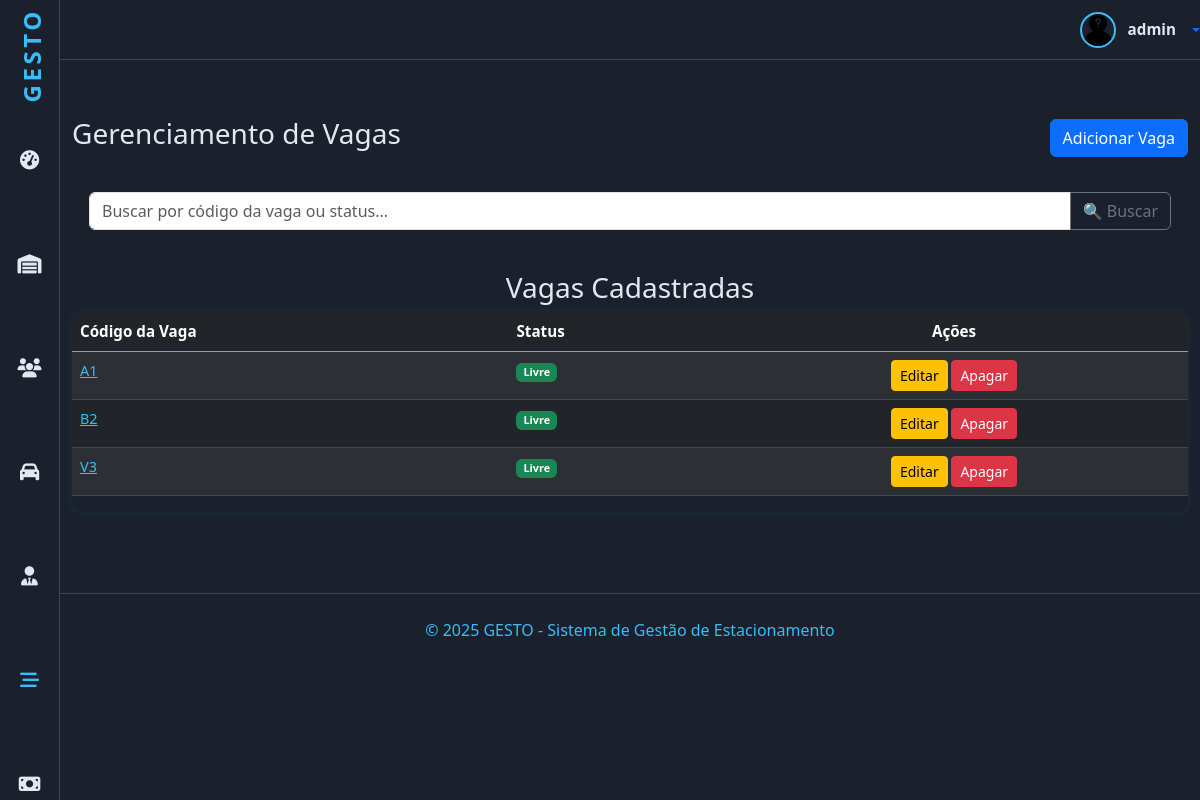
/vagas/vagas (signed in), run on an earlier commit of the app's database.
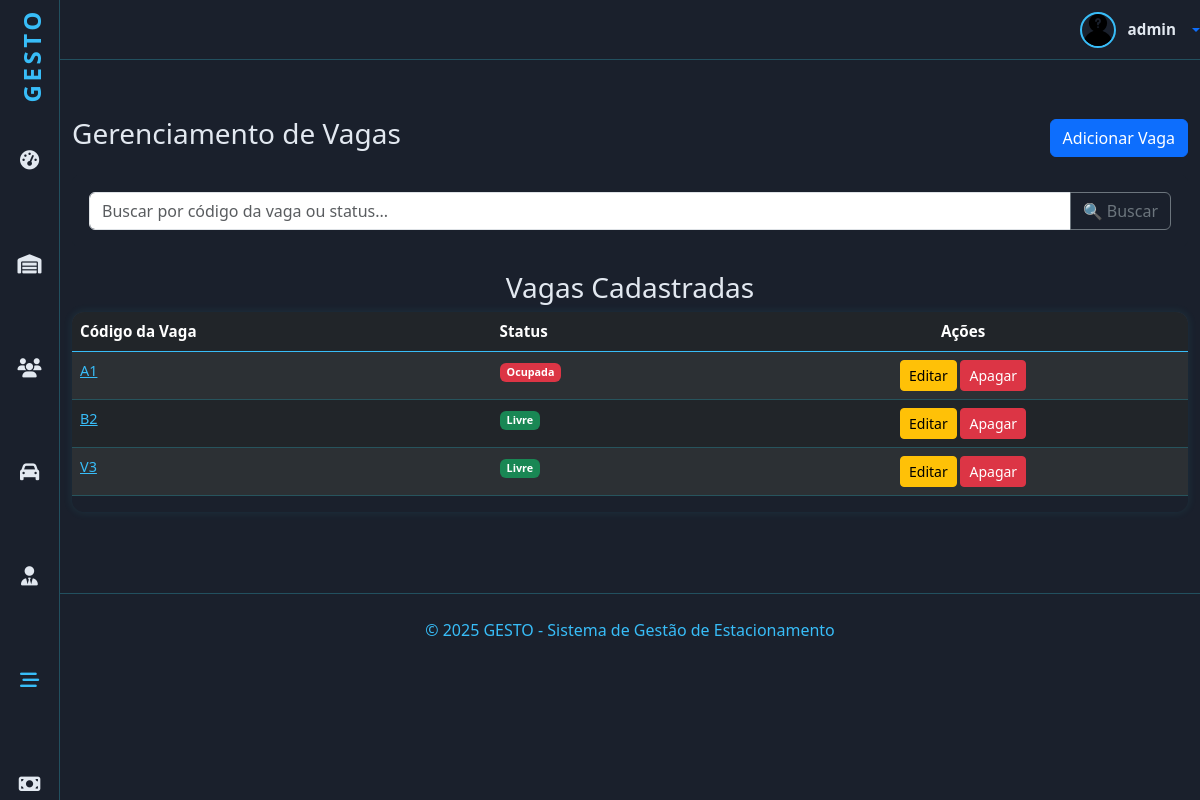
And on a later commit of the database.
### vagas/models.py (models this page shows, shortened)
class Vaga(models.Model):
    STATUS = (
        ('livre', 'Livre'),
        ('ocupada', 'Ocupada'),
        ('manutencao', 'Em manutenção'),
    )
    codigo = models.CharField('Código da Vaga', max_length=10, unique=True, help_text='Ex: A01, B12, etc.')
    status = models.CharField('Status', max_length=10, choices=STATUS, default='L')
    class Meta:
        verbose_name = 'Vaga'
        verbose_name_plural = 'Vagas'
        ordering = [Upper('codigo')]

### vagas/views.py (the view)
# urls.py: path('vagas', VagasView.as_view(), name='vagas'),
class VagasView(PermissionRequiredMixin, ListView):
    permission_required = 'vagas.view_vaga'
    permission_denied_message = 'Visualizar vaga'
    model = Vaga
    template_name = 'vagas.html'
    context_object_name = 'vagas'
    paginate_by = 5
    def get_queryset(self):
        buscar = self.request.GET.get('buscar')
        estada_ativa_qs = Estadia.objects.filter(finalizada=False)
        queryset = Vaga.objects.prefetch_related(
            Prefetch('estadia_set', queryset=estada_ativa_qs, to_attr='estada_ativa')
        )
        if buscar:
            queryset = queryset.filter(
                Q(codigo__icontains=buscar) |
                Q(status__icontains=buscar)
            )
        return queryset.order_by('codigo')

### clientes/models.py (called while the page is built)
    def __str__(self):
        if self.tipo_cliente == 'PJ' and self.empresa:
            return f'{self.empresa} ({self.nome})'
        return self.nome

### vagas/templates/vagas.html (shortened to what this page needs)
{% extends 'principal.html' %}
{% load django_bootstrap5 %}
{% load static %}
{% block content %}
<div id="dados" class="container">
    <div class="d-flex justify-content-between align-items-center mt-4 mb-3">
        <h3>Gerenciamento de Vagas</h3>
        <a href="{% url 'vaga_adicionar' %}" class="btn btn-primary">Adicionar Vaga</a>
    </div>
    <div class="card card-body mb-4" id="search">
        <form method="get" action="">
            <div class="input-group">
                <input class="form-control" type="text" name="buscar" value="{{ request.GET.buscar }}"
                       placeholder="Buscar por código da vaga ou status...">
                <button type="submit" class="btn btn-outline-secondary">🔍 Buscar</button>
            </div>
        </form>
    </div>
    {% if vagas %}
    <div class="card-body">
        <h3 class="text-center">Vagas Cadastradas</h3>
        <div class="table-responsive">
            <table class="table table-striped table-dark">
                <thead>
                <tr>
                    <th>Código da Vaga</th>
                    <th>Status</th>
                    <th class="text-center">Ações</th>
                </tr>
                </thead>
                <tbody>
                {% for vaga in vagas %}
                <tr>
                    <td>
                        <a href="#" id="link-modal" data-bs-toggle="modal" data-bs-target="#modal-vaga-{{ vaga.pk }}">
                            {{ vaga.codigo }}
                        </a>
                    </td>
                    <td>
                        {% if vaga.status == 'livre' %}
                        <span class="badge bg-success">Livre</span>
                        {% elif vaga.status == 'ocupada' %}
                        <span class="badge bg-danger">Ocupada</span>
                        {% else %}
                        <span class="badge bg-warning text-dark">{{ vaga.get_status_display }}</span>
                        {% endif %}
                    </td>
                    <td class="text-center">
                        <a href="{% url 'vaga_editar' vaga.pk %}" class="btn btn-sm btn-warning">Editar</a>
                        <a href="{% url 'vaga_apagar' vaga.pk %}" class="btn btn-sm btn-danger">Apagar</a>
                    </td>
                </tr>
                {% endfor %}
                </tbody>
            </table>
        </div>
    </div>
    {% else %}
    <div class="alert alert-warning text-center mt-4">Nenhuma vaga cadastrada.</div>
    {% endif %}
</div>
{% endblock %}

What changed in the data, as far as the page shows it:
changed Vaga (number 1 of 3 on the later page): status "Livre" → "Ocupada"
